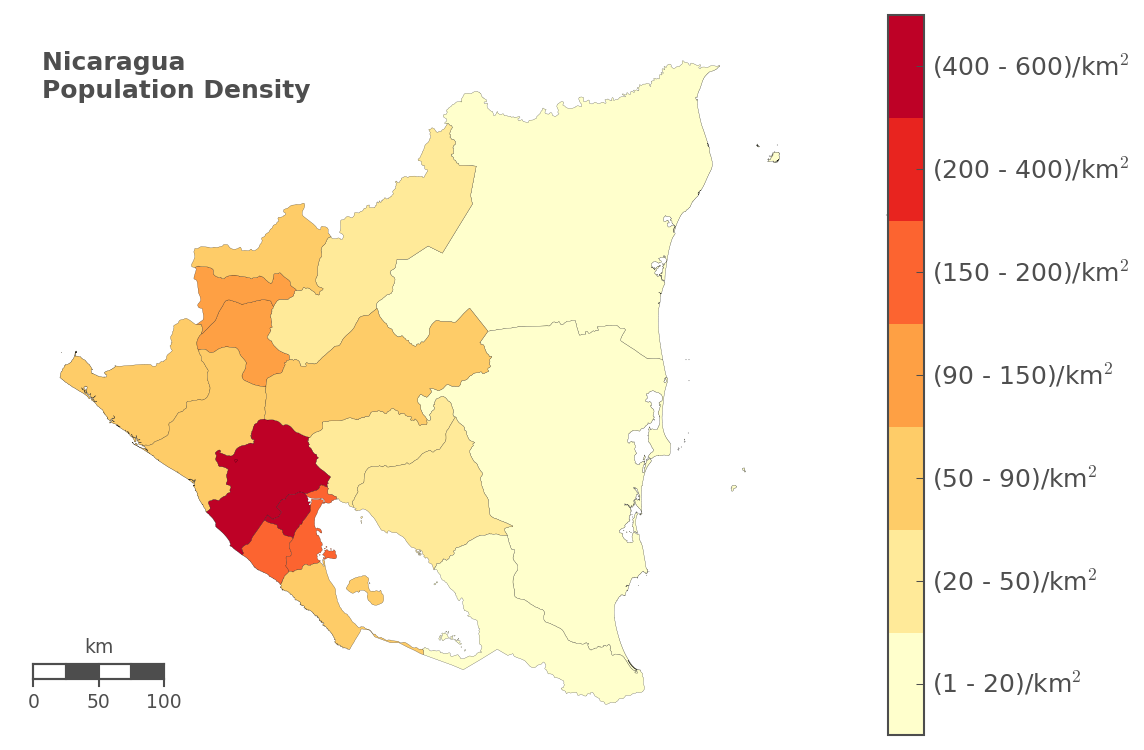

This chart was generated by the following Python code:
# -*- coding: utf-8 -*-

# A choropleth map of the population density in Nicaragua broken down by 
# departments (provinces). 
# The map is done using python's basemap library. Shapefiles for the administrative
# units of Nicaragua are taken down from the GADM website (http://www.gadm.org/). 
# The code to # manipulate the shapefiles is largely taken from this blog.  
#http://www.geophysique.be/2013/02/12/matplotlib-basemap-tutorial-10-shapefiles-unleached-continued/

import numpy as np
import pandas as pd

import matplotlib as mpl
import matplotlib.cm as cm
from matplotlib.colors import Normalize
import matplotlib.pyplot as plt
from mpl_toolkits.basemap import Basemap
from matplotlib.collections import LineCollection
from matplotlib import cm
from pysal.esda.mapclassify import Fisher_Jenks as fj
import shapefile

# === DATA =====================================================================
# http://www.pronicaragua.org/es/descubre-nicaragua/poblacion
# http://www.inide.gob.ni/compendio/pdf/inec112.pdf
# The first column contains the name of the Department (Province). We'll keep 
# the name in the original form, with the spanish accent marks. Note the first 
# line in the file (# -*- coding: utf-8 -*-) that makes possible to read a
# non-ASCII character. 
# The reason for keeping the original version is that the names in the shapefile
# we will be using are written the same way. Thus, it will be easy to select 
# and manage the data. 
# Second and third column contains number of people and surface area in km^2 for 
# the respective province. 

NIC_DATA=[ ['Managua',        1480270,   3465.10  ], 
           ['Matagalpa',      547500,    6803.86  ],
           ['Atlántico Norte',476298,    32819.68 ],
           ['Jinotega',       438412,    9222.40  ],
           ['Chinandega',     419753,    4822.42  ],
           ['León',           399879,    5138.03  ],
           ['Atlántico Sur',  380121,    27546.32 ],
           ['Masaya',         361914,    610.78   ],
           ['Nueva Segovia',  249376,    3491.28  ],
           ['Estelí',         223356,    2229.69  ],
           ['Granada',        201993,    1039.68  ],
           ['Chontales',      191127,    6481.27  ],
           ['Carazo',         186438,    1081.40  ],
           ['Rivas',          172289,    2161.82  ],
           ['Boaco',          160711,    4176.68  ],
           ['Madriz',         158705,    1708.23  ],
           ['Río San Juan',   119095,    7540.90  ] ]

#Convert the data to Pandas Data Frame           
DF = pd.DataFrame(NIC_DATA,columns = ['Department', 'Population', 'Area'])

# Add the values of the population density per department
DF['Density'] = DF['Population']/DF['Area']
nd = len(DF) # number of departments in Nicaragua
PopDensity = DF['Density'].values.copy()

# We will also need the SHAPEFILES for each province. These can be freely 
# obtained from the GADM database selecting Nicaragua as the country
# http://www.gadm.org/
r = shapefile.Reader(r"NIC_adm1")
shapes = r.shapes()
records = r.records()

# === POPULATION DENSITY =======================================================
# There are only 17 departments (provinces). We can chose to represent pop. 
# density of each province with different color. It's going to look nice, but 
# colorbar might look a bit overcrowded. The second option it to group close 
# values of the population density into one group and thus reduce the number 
# of colors on the colormap. I'll go forward with the second option.
# There are only 17 values and we can group them manually. Otherwise, the map 
# classification  method (for future maps) can be found in pysal library 
# (class pysal.esda.mapclassify.Map_Classifier)

# We'll create the following list of bin limits [(1,20),(20,50),(50,90) ...]
BinsLim = [1,20,50,90,150,200,400,600] 
nbins = len(BinsLim)

Bins = [(i1,i2) for i1,i2 in zip(BinsLim[0:nbins],BinsLim[1:nbins+1])]

# Associate value of the pop. density with the corresponding bin
grouped = np.digitize(PopDensity,BinsLim[1::]) 

# Add to the data frame we defined above
DF['BinsIndx'] = grouped
DF['BinGroup'] = [Bins[i] for i in grouped]

# Define bin labels to be put on the colorbar
BinLabels = ["(%s - %s)/km$^2$" % (i1[0],i1[1]) for i1 in Bins]

# === MAP ======================================================================

fig, ax = plt.subplots()
ax.axis("off") 
# Choose the colormap
cmap = plt.cm.YlOrRd #Blues #plt.cm.YlOrBr
# We only need 7 values from this colormap
cmaplist = [cmap(i) for i in range(cmap.N)]
NumColors = np.int(np.ceil(cmap.N/float(nbins-1)))
MapColors = cmaplist[0::NumColors] # WHAT IF 9 BINS
len_MapColors = len(MapColors)

# ---Define the BASEMAP ------------------------

u2 = 10.50 
u1 = -88.00 
p2 = 15.33 
p1 = -81.89

n_map = Basemap(projection='merc', lat_0=-85., lon_0=13.,
    resolution = 'l', area_thresh = 1500.0,
    llcrnrlon = u1, llcrnrlat = u2,
    urcrnrlon = p1, urcrnrlat = p2)
n_map.drawmapboundary()
n_map.drawmapscale(-87.423,10.93,-87.297,10.93,100,barstyle='fancy',
                   fontcolor = '0.3', fillcolor2 = '0.3')

# --- Extract lat. and long. data from the GADM shapefile
#     and assign a facecolor to each department  
for record, shape in zip(records,shapes):
    lons,lats = zip(*shape.points)
    data = np.array(n_map(lons, lats)).T
    name = DF.loc[DF['Department'] == record[4]]
    if name.empty:
        ncolor = 0
    else:
        ncolor = name['BinsIndx'].values.copy()
        if len(shape.parts) == 1:
            segs = [data,]
        else:
            segs = []
            for i in range(1,len(shape.parts)):
                index = shape.parts[i-1]
                index2 = shape.parts[i]
                segs.append(data[index:index2])
            segs.append(data[index2:])
 
        lines = LineCollection(segs,antialiaseds=(1,))
        
        color = MapColors[ncolor[0]] 
        lines.set_facecolors(color)
        lines.set_edgecolors('k')
        lines.set_linewidth(0.1)
        ax.add_collection(lines)

# === COLORBAR =================================================================

#Define a color map from the 7 colors we used in the plot
CustomCMap = cmap.from_list('Custom cmap', MapColors, N = len_MapColors)
#Add the axis for the colorbar
ax_cb = fig.add_axes([0.87, 0.1, 0.03, 0.8])

cb = mpl.colorbar.ColorbarBase(ax_cb, cmap=CustomCMap,spacing = 'proportional')
#Position the tick labels in the middle of the respective colorbar part
delta = 1./(2*len_MapColors)
TickSpacing = 1./len_MapColors
xticks = [TickSpacing*x-delta for x in range(1,len_MapColors+1)]
cb.set_ticks(xticks)
cb.ax.tick_params(color='0.3',labelcolor='0.3')
cb.set_ticklabels(BinLabels,update_ticks=True)

cb.outline.set_edgecolor('0.3')

# ---Add a name ------------------------
ax.text(0.03,.95 , 'Nicaragua \nPopulation Density', transform=ax.transAxes,
  fontsize=12, fontweight='bold', color='0.3',va='top')
  
# === SAVE THE PLOT ============================================================
plt.savefig('NIC_Population_Density.png',bbox_inches='tight',dpi=150)

